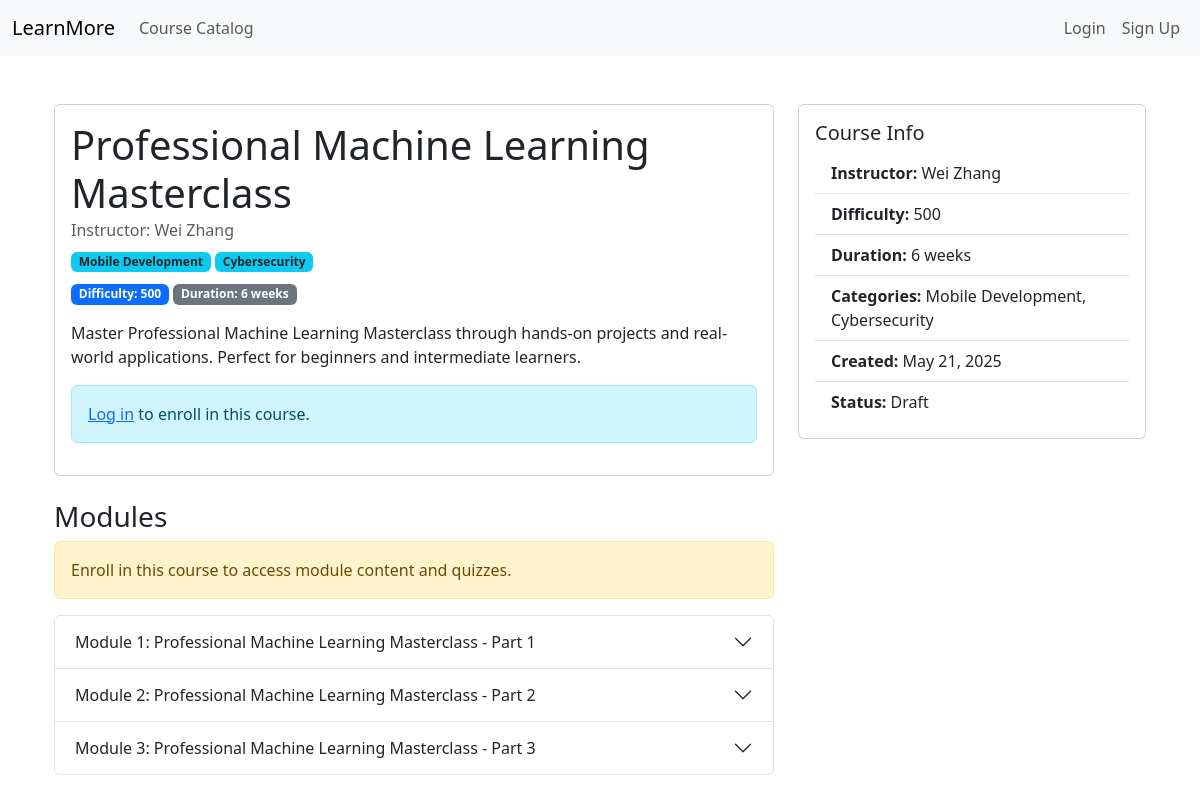
/courses/professional-machine-learning-masterclass/, run on the app's committed database.
### coursesapp/models.py (models this page shows, shortened)
class Course(models.Model):
    title = models.CharField(max_length=200)
    slug = models.SlugField(unique=True)
    description = models.TextField()
    instructor = models.ForeignKey(get_user_model(), on_delete=models.CASCADE, related_name='courses')
    categories = models.ManyToManyField(Category, related_name='courses')
    difficulty = models.PositiveIntegerField(default=100)
    duration = models.CharField(max_length=50, help_text='e.g. 8 weeks, 10 hours')
    is_public = models.BooleanField(default=True)
    is_published = models.BooleanField(default=False)
    created_at = models.DateTimeField(auto_now_add=True)

class Category(models.Model):
    name = models.CharField(max_length=100, unique=True)
    slug = models.SlugField(unique=True)

class Module(models.Model):
    course = models.ForeignKey(Course, related_name='modules', on_delete=models.CASCADE)
    title = models.CharField(max_length=200)
    description = models.TextField(blank=True)
    order = models.PositiveIntegerField(default=0)
    class Meta:
        ordering = ['order']

### coursesapp/views.py (the view)
# urls.py: path('<slug:slug>/', views.CourseDetailView.as_view(), name='course_detail'),
class CourseDetailView(DetailView):
    model = Course
    template_name = 'coursesapp/course_detail.html'
    context_object_name = 'course'
    slug_field = 'slug'
    slug_url_kwarg = 'slug'
    def get_context_data(self, **kwargs):
        context = super().get_context_data(**kwargs)
        course = self.object
        user = self.request.user
        context['is_instructor'] = user.is_authenticated and (course.instructor == user)
        if user.is_authenticated:
            context['is_enrolled'] = (
                course.instructor == user or
                Enrollment.objects.filter(user=user, course=course, is_active=True).exists()
            )
        else:
            context['is_enrolled'] = False
        return context

### coursesapp/templates/coursesapp/course_detail.html (shortened to what this page needs)
{% extends 'base.html' %}
{% load static %}
{% block content %}
<div class="container py-4">
    <div class="row">
        <div class="col-lg-8">
            <div class="card mb-4">
                <div class="card-body">
                    <h1 class="card-title">{{ course.title }}</h1>
                    <h6 class="card-subtitle mb-2 text-muted">
                        Instructor: {{ course.instructor.get_full_name|default:course.instructor.username }}
                    </h6>
                    <div class="mb-2">
                        {% for cat in course.categories.all %}
                            <span class="badge bg-info text-dark">{{ cat.name }}</span>
                        {% endfor %}
                    </div>
                    <div class="mb-2">
                        <span class="badge bg-primary">Difficulty: {{ course.difficulty }}</span>
                        <span class="badge bg-secondary">Duration: {{ course.duration }}</span>
                    </div>
                    <p class="card-text mt-3">{{ course.description }}</p>
                    {% if user.is_authenticated %}
                        {% if is_instructor %}
                            <div class="alert alert-info">
                                You are the instructor for this course!
                            </div>
                        {% elif is_enrolled %}
                            <div class="alert alert-success">
                                You are enrolled in this course!
                            </div>
                        {% else %}
                            <form action="{% url 'enroll_course' course_slug=course.slug %}" method="post" class="mt-3">
                                {% csrf_token %}
                                <button type="submit" class="btn btn-primary">Enroll in Course</button>
                            </form>
                        {% endif %}
                    {% else %}
                        <div class="alert alert-info mt-3">
                            <a href="{% url 'account_login' %}">Log in</a> to enroll in this course.
                        </div>
                    {% endif %}
                </div>
            </div>
            <div class="mt-4">
                <h3>Modules</h3>
                {% if not user.is_authenticated or not is_enrolled %}
                    <div class="alert alert-warning">
                        Enroll in this course to access module content and quizzes.
                    </div>
                {% endif %}
                {% if course.modules.all %}
                    <div class="accordion" id="modulesAccordion">
                        {% if user.is_authenticated and is_enrolled %}
                        {% for module in course.modules.all %}
                            <div class="accordion-item">
                                <h2 class="accordion-header" id="heading{{ forloop.counter }}">
                                    <button class="accordion-button {% if not forloop.first %}collapsed{% endif %}" type="button" data-bs-toggle="collapse" data-bs-target="#collapse{{ forloop.counter }}" aria-expanded="{% if forloop.first %}true{% else %}false{% endif %}" aria-controls="collapse{{ forloop.counter }}">
                                        {{ module.title }}
                                    </button>
                                </h2>
                                <div id="collapse{{ forloop.counter }}" class="accordion-collapse collapse {% if forloop.first %}show{% endif %}" aria-labelledby="heading{{ forloop.counter }}" data-bs-parent="#modulesAccordion">
                                    <div class="accordion-body">
                                        <p>{{ module.description }}</p>
                                        <h6>Quizzes:</h6>
                                        {% if module.quizzes.all %}
                                            <ul>
                                                {% for quiz in module.quizzes.all %}
                                                    <li>
                                                        <strong><a href="{% url 'quiz_detail' quiz_id=quiz.id %}">{{ quiz.title }}</a></strong>
                                                        {% if quiz.instructions %}<br><small>{{ quiz.instructions }}</small>{% endif %}
                                                    </li>
                                                {% endfor %}
                                            </ul>
                                        {% else %}
                                            <p class="text-muted">No quizzes for this module.</p>
                                        {% endif %}
                                        {% if is_instructor %}
                                            <a href="{% url 'add_quiz_to_module' course.slug module.id %}" class="btn btn-success">Add Quiz</a>
                                        {% endif %}
                                    </div>
                                </div>
                            </div>
                        {% endfor %}
                        {% else %}
                            {% for module in course.modules.all %}
                                <div class="accordion-item">
                                    <h2 class="accordion-header">
                                        <button class="accordion-button collapsed" type="button" disabled>
                                            {{ module.title }}
                                        </button>
                                    </h2>
                                </div>
                            {% endfor %}
                        {% endif %}
                    </div>
                {% else %}
                    <p class="text-muted">No modules for this course yet.</p>
                {% endif %}
            </div>
        </div>
        <div class="col-lg-4">
            <div class="card">
                <div class="card-body">
                    <h5 class="card-title">Course Info</h5>
                    <ul class="list-group list-group-flush">
                        <li class="list-group-item"><strong>Instructor:</strong> {{ course.instructor.get_full_name|default:course.instructor.username }}</li>
                        <li class="list-group-item"><strong>Difficulty:</strong> {{ course.difficulty }}</li>
                        <li class="list-group-item"><strong>Duration:</strong> {{ course.duration }}</li>
                        <li class="list-group-item"><strong>Categories:</strong>
                            {% for cat in course.categories.all %}{{ cat.name }}{% if not forloop.last %}, {% endif %}{% endfor %}
                        </li>
                        <li class="list-group-item"><strong>Created:</strong> {{ course.created_at|date:'M d, Y' }}</li>
                        <li class="list-group-item"><strong>Status:</strong> {% if course.is_published %}Published{% else %}Draft{% endif %}</li>
                    </ul>
                </div>
            </div>
        </div>
    </div>
</div>
{% endblock %}

### data on the page
Course: title "Professional Machine Learning Masterclass", instructor.get_full_name "Wei Zhang", difficulty "500", duration "6 weeks", description "Master Professional Machine Learning Masterclass through hands-on projects and real-world applications. Perfect for beginners and intermediate learners.", created_at "May 21, 2025"
Category: name "Mobile Development"
Category: name "Cybersecurity"
Module: title "Module 1: Professional Machine Learning Masterclass - Part 1"
Module: title "Module 2: Professional Machine Learning Masterclass - Part 2"
Module: title "Module 3: Professional Machine Learning Masterclass - Part 3"
